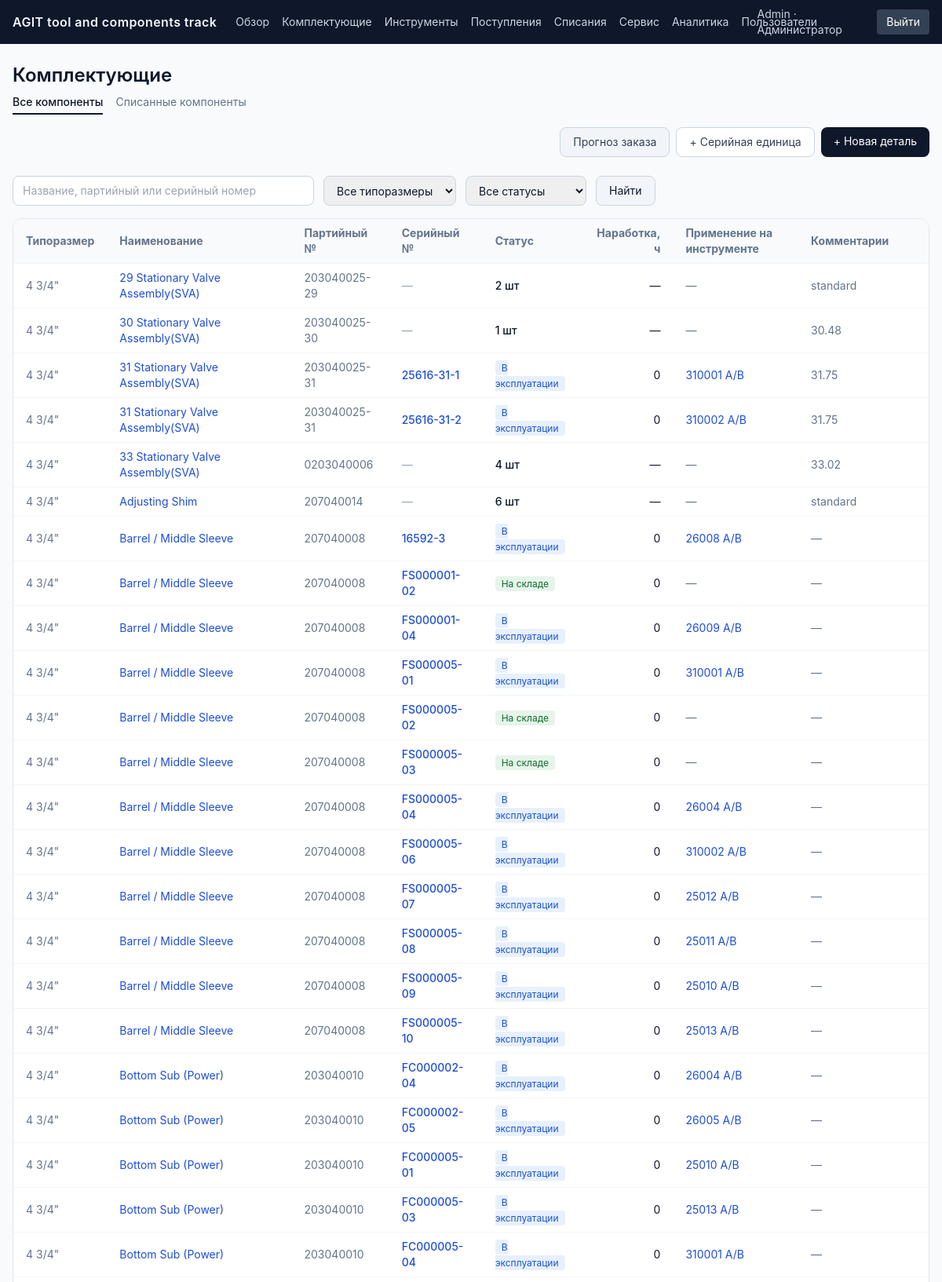
The app's page /parts/ (signed in, upper part) with its own data.
### tables this page shows
CREATE TABLE users (
    id            INTEGER PRIMARY KEY AUTOINCREMENT,
    email         TEXT NOT NULL UNIQUE,
    password_hash TEXT NOT NULL,
    full_name     TEXT NOT NULL DEFAULT '',
    role          TEXT NOT NULL DEFAULT 'viewer' CHECK (role IN ('admin', 'engineer', 'viewer')),
    is_active     INTEGER NOT NULL DEFAULT 1,
    created_at    TIMESTAMP NOT NULL DEFAULT CURRENT_TIMESTAMP
);

CREATE TABLE parts (
    id                     INTEGER PRIMARY KEY AUTOINCREMENT,
    tool_size              TEXT NOT NULL DEFAULT '',
    part_name              TEXT NOT NULL,
    part_number            TEXT NOT NULL UNIQUE,
    category               TEXT NOT NULL DEFAULT 'other' CHECK (category IN ('rotor', 'stator', 'other')),
    specification          TEXT NOT NULL DEFAULT '',
    unit_weight_kg         NUMERIC,
    -- Составляющие расчётной стоимости за единицу (см. app/costing.py):
    -- стоимость = standard_cost_cny * exchange_rate * (1 + customs_duty_percent/100)
    --             + unit_transfer_price_rub.
    -- standard_cost_cny / exchange_rate / unit_transfer_price_rub кэшируют
    -- данные САМОГО ПОСЛЕДНЕГО поступления по этой детали (себестоимость
    -- может отличаться от партии к партии) — обновляются автоматически при
    -- регистрации нового поступления (см. routes_receipts.py), либо правятся
    -- вручную в карточке детали. customs_duty_percent — ИСКЛЮЧЕНИЕ: это
    -- атрибут самой позиции (part_number), а не партии — таможенная пошлина
    -- одна и та же для всех поступлений этой детали независимо от партии, и
    -- меняется только вручную в карточке детали (поступления её не трогают).
    standard_cost_cny      NUMERIC,
    exchange_rate          NUMERIC,
    customs_duty_percent   NUMERIC,
    unit_transfer_price_rub NUMERIC,
    min_stock_qty          INTEGER NOT NULL DEFAULT 0,
    is_serialized          INTEGER NOT NULL DEFAULT 1,
    opening_balance_qty    NUMERIC NOT NULL DEFAULT 0,
    created_at             TIMESTAMP NOT NULL DEFAULT CURRENT_TIMESTAMP
);

CREATE TABLE units (
    id                  INTEGER PRIMARY KEY AUTOINCREMENT,
    part_id             INTEGER NOT NULL REFERENCES parts(id) ON DELETE CASCADE,
    serial_number       TEXT NOT NULL,
    date_mfg            TEXT NOT NULL DEFAULT '',
    status              TEXT NOT NULL DEFAULT 'in_stock' CHECK (status IN ('in_stock', 'installed', 'paired', 'written_off')),
    installed_on        TEXT NOT NULL DEFAULT '',
    installed_on_tool_id INTEGER REFERENCES tools(id) ON DELETE SET NULL,
    circulation_hours   NUMERIC NOT NULL DEFAULT 0,
    service_count       INTEGER NOT NULL DEFAULT 0,
    od_mm               NUMERIC,
    id_mm               NUMERIC,
    location            TEXT NOT NULL DEFAULT '',
    remarks             TEXT NOT NULL DEFAULT '',
    paired_with_unit_id INTEGER REFERENCES units(id) ON DELETE SET NULL,
    receipt_id          INTEGER REFERENCES receipts(id) ON DELETE SET NULL,
    created_at          TIMESTAMP NOT NULL DEFAULT CURRENT_TIMESTAMP,
    UNIQUE (part_id, serial_number)
);

CREATE TABLE tools (
    id                INTEGER PRIMARY KEY AUTOINCREMENT,
    serial_number     TEXT NOT NULL UNIQUE,
    tool_size         TEXT NOT NULL DEFAULT '',
    status            TEXT NOT NULL DEFAULT 'active' CHECK (status IN ('active', 'in_repair', 'retired')),
    commissioned_date DATE,
    -- Себестоимость инструмента, ₽ — база для расчёта начисленной
    -- амортизации (1/18 стоимости в месяц с даты ввода в эксплуатацию,
    -- см. app/tools.py: tool_depreciation()).
    cost_rub          NUMERIC,
    location          TEXT NOT NULL DEFAULT '',
    note              TEXT NOT NULL DEFAULT '',
    created_by        INTEGER REFERENCES users(id),
    created_at        TIMESTAMP NOT NULL DEFAULT CURRENT_TIMESTAMP
);

### app/routes_parts.py (the view)
@bp.route("/")
@login_required
def list_parts():
    q = request.args.get("q", "").strip()
    tool_size = request.args.get("tool_size", "").strip()
    status = request.args.get("status", "").strip()
    rows = []
    unit_rows = db.query_all(
        """SELECT u.id AS unit_id, u.serial_number, u.status, u.circulation_hours,
                  u.remarks, u.installed_on, t.serial_number AS tool_serial, t.id AS tool_id,
                  p.id AS part_id, p.tool_size, p.part_name, p.part_number
           FROM units u
           JOIN parts p ON p.id = u.part_id
           LEFT JOIN tools t ON t.id = u.installed_on_tool_id
           ORDER BY p.part_name, u.serial_number"""
    )
    for u in unit_rows:
        tool_label = u["tool_serial"] or u["installed_on"] or ""
        rows.append({
            "part_id": u["part_id"], "unit_id": u["unit_id"],
            "tool_size": u["tool_size"], "part_name": u["part_name"], "part_number": u["part_number"],
            "serial_number": u["serial_number"],
            "status": u["status"], "status_label": True,
            "hours": u["circulation_hours"],
            "tool_label": tool_label, "tool_id": u["tool_id"],
            "comments": u["remarks"],
            "low_stock": False,
        })
    stock = stock_map()
    part_rows = db.query_all(
        "SELECT id AS part_id, tool_size, part_name, part_number, specification, min_stock_qty "
        "FROM parts WHERE is_serialized = %s ORDER BY part_name",
        [False],
    )
    for p in part_rows:
        in_stock = stock.get(p["part_id"], 0)
        rows.append({
            "part_id": p["part_id"], "unit_id": None,
            "tool_size": p["tool_size"], "part_name": p["part_name"], "part_number": p["part_number"],
            "serial_number": "",
            "status": None, "status_label": False, "in_stock": in_stock,
            "hours": None,
            "tool_label": "", "tool_id": None,
            "comments": p["specification"],
            "low_stock": in_stock < p["min_stock_qty"],
        })
    if q:
        ql = q.lower()
        rows = [r for r in rows if ql in (r["part_name"] or "").lower()
                or ql in (r["part_number"] or "").lower()
                or ql in (r["serial_number"] or "").lower()]
    if tool_size:
        rows = [r for r in rows if r["tool_size"] == tool_size]
    if status:
        rows = [r for r in rows if r["status"] == status]
    rows.sort(key=lambda r: (r["part_name"] or "", r["serial_number"] or ""))
    tool_sizes = [r["tool_size"] for r in db.query_all(
        "SELECT DISTINCT tool_size FROM parts WHERE tool_size != '' ORDER BY tool_size")]
    return render_template(
        "parts/list.html", rows=rows, q=q, tool_size=tool_size, status=status, tool_sizes=tool_sizes,
        status_labels=UNIT_STATUS_LABELS,
    )

### app/auth.py (called while the page is built)
def load_logged_in_user():
    user_id = session.get("user_id")
    if user_id is None:
        g.user = None
    else:
        g.user = db.query_one(
            "SELECT id, email, full_name, role, is_active FROM users WHERE id = %s",
            [user_id],
        )
        if g.user and not g.user.get("is_active", True):
            g.user = None
            session.clear()

def login_required(view):
    @functools.wraps(view)
    def wrapped(*args, **kwargs):
        if g.user is None:
            return redirect(url_for("auth.login", next=request.path))
        return view(*args, **kwargs)
    return wrapped

def can_edit():
    return g.user is not None and g.user["role"] in ("admin", "engineer")

### app/csrf.py (called while the page is built)
def init_app(app):
    app.jinja_env.globals["csrf_token"] = get_csrf_token
    @app.before_request
    def _check_csrf():
        if request.method in ("POST", "PUT", "PATCH", "DELETE"):
            sent = request.form.get("csrf_token", "")
            expected = session.get("_csrf_token", "")
            if not expected or not secrets.compare_digest(sent, expected):
                abort(400, description="Некорректный CSRF-токен. Обновите страницу и повторите попытку.")

### app/db.py (called while the page is built, shortened)
def _to_sqlite(query: str) -> str:
    return _PLACEHOLDER_RE.sub("?", query)

def _get_raw_connection():
    if IS_POSTGRES:
        import time
        import psycopg2
        import psycopg2.extras
        last_error = None
        for attempt in range(3):
            try:
                return psycopg2.connect(DATABASE_URL, cursor_factory=psycopg2.extras.RealDictCursor)
            except psycopg2.OperationalError as e:
                last_error = e
                if attempt < 2:
                    time.sleep(1.5 * (attempt + 1))
        raise last_error
    else:
        os.makedirs(os.path.dirname(SQLITE_PATH), exist_ok=True)
        conn = sqlite3.connect(SQLITE_PATH, detect_types=sqlite3.PARSE_DECLTYPES)
        conn.row_factory = sqlite3.Row
        conn.execute("PRAGMA foreign_keys = ON")
        return SqliteConnWrapper(conn)

@contextmanager
def get_conn():
    active = getattr(_local, "conn", None)
    if active is not None:
        yield active
        return
    conn = _get_raw_connection()
    try:
        yield conn
        conn.commit()
    except Exception:
        conn.rollback()
        raise
    finally:
        conn.close()

def query_all(query, params=None):
    return _run(query, params, lambda cur: cur.fetchall())

    def commit(self):
        self._conn.commit()

### app/templates/parts/list.html (shortened to what this page needs)
{% extends "base.html" %}
{% block content %}
<div class="mb-4">
  <h1 class="text-2xl font-semibold">Комплектующие</h1>
  <div class="flex gap-4 text-sm text-slate-500 mt-2">
    <span class="font-medium text-slate-900 border-b-2 border-slate-900 pb-1">Все компоненты</span>
    <a href="{{ url_for('parts.written_off') }}" class="hover:text-slate-900 pb-1">Списанные компоненты</a>
  </div>
</div>
<div class="flex items-center justify-end mb-6">
  <div class="flex gap-2">
    <a href="{{ url_for('forecast.index') }}" class="bg-slate-100 border border-slate-300 text-slate-700 text-sm px-4 py-2 rounded-lg hover:bg-slate-200">Прогноз заказа</a>
    {% if can_edit %}
    <a href="{{ url_for('units.new_unit') }}" class="bg-white border border-slate-300 text-slate-700 text-sm px-4 py-2 rounded-lg hover:bg-slate-50">+ Серийная единица</a>
    <a href="{{ url_for('parts.new_part') }}" class="bg-slate-900 text-white text-sm px-4 py-2 rounded-lg hover:bg-slate-800">+ Новая деталь</a>
    {% endif %}
  </div>
</div>
<form method="get" class="flex flex-wrap gap-3 mb-4">
  <input type="text" name="q" value="{{ q }}" placeholder="Название, партийный или серийный номер" class="border border-slate-300 rounded-lg px-3 py-2 text-sm flex-1 max-w-sm">
  <select name="tool_size" class="border border-slate-300 rounded-lg px-3 py-2 text-sm">
    <option value="">Все типоразмеры</option>
  </select>
  <select name="status" class="border border-slate-300 rounded-lg px-3 py-2 text-sm">
    <option value="">Все статусы</option>
  </select>
  <button class="bg-slate-100 border border-slate-300 rounded-lg px-4 py-2 text-sm">Найти</button>
</form>
<div class="bg-white border border-slate-200 rounded-xl overflow-x-auto">
<table class="w-full text-sm">
  <thead class="bg-slate-50 text-slate-500 text-left">
    <tr>
      <th class="px-4 py-2">Типоразмер</th>
      <th class="px-4 py-2">Наименование</th>
      <th class="px-4 py-2">Партийный №</th>
      <th class="px-4 py-2">Серийный №</th>
      <th class="px-4 py-2">Статус</th>
      <th class="px-4 py-2 text-right">Наработка, ч</th>
      <th class="px-4 py-2">Применение на инструменте</th>
      <th class="px-4 py-2">Комментарии</th>
    </tr>
  </thead>
  <tbody>
    {% for r in rows %}
    <tr class="border-t border-slate-100 hover:bg-slate-50 {{ 'bg-red-50/50' if r.low_stock }}">
      <td class="px-4 py-2 text-slate-500">{{ r.tool_size }}</td>
      <td class="px-4 py-2"><a href="{{ url_for('parts.detail', part_id=r.part_id) }}" class="text-blue-700 hover:underline">{{ r.part_name }}</a></td>
      <td class="px-4 py-2 text-slate-500">{{ r.part_number }}</td>
      <td class="px-4 py-2">
        {% if r.unit_id %}
        <a href="{{ url_for('units.detail', unit_id=r.unit_id) }}" class="text-blue-700 hover:underline font-medium">{{ r.serial_number }}</a>
        {% else %}
        <span class="text-slate-400">—</span>
        {% endif %}
      </td>
      <td class="px-4 py-2">
        {% if r.status_label %}
        <span class="px-2 py-0.5 rounded text-xs status-{{ r.status }}">{{ status_labels.get(r.status, r.status) }}</span>
        {% else %}
        <span class="font-medium {{ 'text-red-600' if r.low_stock else '' }}">{{ r.in_stock|num }} шт</span>
        {% endif %}
      </td>
      <td class="px-4 py-2 text-right">{{ r.hours|num if r.hours is not none else '—' }}</td>
      <td class="px-4 py-2 text-slate-500">
        {% if r.tool_id %}
        <a href="{{ url_for('tools.detail', tool_id=r.tool_id) }}" class="text-blue-700 hover:underline">{{ r.tool_label }}</a>
        {% else %}
        {{ r.tool_label or '—' }}
        {% endif %}
      </td>
      <td class="px-4 py-2 text-slate-500">{{ r.comments or '—' }}</td>
    </tr>
    {% else %}
    <tr><td colspan="8" class="px-4 py-6 text-center text-slate-400">Ничего не найдено.</td></tr>
    {% endfor %}
  </tbody>
</table>
</div>
{% endblock %}

### app/templates/base.html (shortened to what this page needs)
<!doctype html>
<html lang="ru">
<head>
  <script src="https://cdn.tailwindcss.com"></script>
</head>
<body class="bg-slate-50 text-slate-900 min-h-screen flex flex-col">
  {% if current_user %}
  <nav class="bg-slate-900 text-slate-100">
    <div class="max-w-[1600px] mx-auto px-4 xl:px-8">
      <div class="flex items-center justify-between h-14 gap-4">
        <div class="flex items-center gap-6 min-w-0">
          <a href="{{ url_for('dashboard.index') }}" class="font-semibold tracking-wide whitespace-nowrap shrink-0">AGIT tool and components track</a>
          <div class="hidden lg:flex gap-4 text-sm text-slate-300">
            <a href="{{ url_for('dashboard.index') }}" class="hover:text-white">Обзор</a>
            <a href="{{ url_for('parts.list_parts') }}" class="hover:text-white">Комплектующие</a>
            <a href="{{ url_for('tools.list_view') }}" class="hover:text-white">Инструменты</a>
            <a href="{{ url_for('receipts.list_receipts') }}" class="hover:text-white">Поступления</a>
            <a href="{{ url_for('writeoffs.list_writeoffs') }}" class="hover:text-white">Списания</a>
            <a href="{{ url_for('jobs.list_view') }}" class="hover:text-white">Сервис</a>
            <a href="{{ url_for('analytics.index') }}" class="hover:text-white">Аналитика</a>
            {% if current_user.role == 'admin' %}
            <a href="{{ url_for('admin.users') }}" class="hover:text-white">Пользователи</a>
            {% endif %}
          </div>
        </div>
        <div class="flex items-center gap-3 text-sm text-slate-300">
          <a href="{{ url_for('auth.change_password') }}" class="hover:text-white">{{ current_user.full_name or current_user.email }} · {{ role_labels[current_user.role] }}</a>
          <a href="{{ url_for('auth.logout') }}" class="px-3 py-1.5 rounded bg-slate-700 hover:bg-slate-600 text-white">Выйти</a>
        </div>
      </div>
    </div>
  </nav>
  {% endif %}
  <main class="flex-1 max-w-[1600px] mx-auto w-full px-4 xl:px-8 py-6">
    {% block content %}{% endblock %}
  </main>
</body>
</html>

### app/templates/base.html (style rules this page uses)
body { font-family: -apple-system, BlinkMacSystemFont, "Segoe UI", Roboto, sans-serif; }
.status-in_stock { background:#e6f4ea; color:#0f6b2c; }
.status-installed { background:#e8f0fe; color:#1a56cc; }

### records on screen
users: full_name "Admin", role "Администратор"
parts: tool_size "4 3/4\"", part_name "29 Stationary Valve Assembly(SVA)", part_number "203040025-29", in_stock|num "2", hours|num "—", tool_label "—", specification "standard"
parts: tool_size "4 3/4\"", part_name "30 Stationary Valve Assembly(SVA)", part_number "203040025-30", in_stock|num "1", hours|num "—", tool_label "—", specification "30.48"
units: tool_size "4 3/4\"", part_name "31 Stationary Valve Assembly(SVA)", part_number "203040025-31", serial_number "25616-31-1", get "В эксплуатации", hours|num "0", tool_label "310001 A/B", remarks "31.75"
units: tool_size "4 3/4\"", part_name "31 Stationary Valve Assembly(SVA)", part_number "203040025-31", serial_number "25616-31-2", get "В эксплуатации", hours|num "0", tool_label "310002 A/B", remarks "31.75"
parts: tool_size "4 3/4\"", part_name "33 Stationary Valve Assembly(SVA)", part_number "0203040006", in_stock|num "4", hours|num "—", tool_label "—", specification "33.02"
parts: tool_size "4 3/4\"", part_name "Adjusting Shim", part_number "207040014", in_stock|num "6", hours|num "—", tool_label "—", specification "standard"
units: tool_size "4 3/4\"", part_name "Barrel / Middle Sleeve", part_number "207040008", serial_number "16592-3", get "В эксплуатации", hours|num "0", tool_label "26008 A/B", comments "—"
units: tool_size "4 3/4\"", part_name "Barrel / Middle Sleeve", part_number "207040008", serial_number "FS000001-02", get "На складе", hours|num "0", tool_label "—", comments "—"
units: tool_size "4 3/4\"", part_name "Barrel / Middle Sleeve", part_number "207040008", serial_number "FS000001-04", get "В эксплуатации", hours|num "0", tool_label "26009 A/B", comments "—"
units: tool_size "4 3/4\"", part_name "Barrel / Middle Sleeve", part_number "207040008", serial_number "FS000005-01", get "В эксплуатации", hours|num "0", tool_label "310001 A/B", comments "—"
units: tool_size "4 3/4\"", part_name "Barrel / Middle Sleeve", part_number "207040008", serial_number "FS000005-02", get "На складе", hours|num "0", tool_label "—", comments "—"
units: tool_size "4 3/4\"", part_name "Barrel / Middle Sleeve", part_number "207040008", serial_number "FS000005-03", get "На складе", hours|num "0", tool_label "—", comments "—"
units: tool_size "4 3/4\"", part_name "Barrel / Middle Sleeve", part_number "207040008", serial_number "FS000005-04", get "В эксплуатации", hours|num "0", tool_label "26004 A/B", comments "—"
units: tool_size "4 3/4\"", part_name "Barrel / Middle Sleeve", part_number "207040008", serial_number "FS000005-06", get "В эксплуатации", hours|num "0", tool_label "310002 A/B", comments "—"
units: tool_size "4 3/4\"", part_name "Barrel / Middle Sleeve", part_number "207040008", serial_number "FS000005-07", get "В эксплуатации", hours|num "0", tool_label "25012 A/B", comments "—"
units: tool_size "4 3/4\"", part_name "Barrel / Middle Sleeve", part_number "207040008", serial_number "FS000005-08", get "В эксплуатации", hours|num "0", tool_label "25011 A/B", comments "—"
units: tool_size "4 3/4\"", part_name "Barrel / Middle Sleeve", part_number "207040008", serial_number "FS000005-09", get "В эксплуатации", hours|num "0", tool_label "25010 A/B", comments "—"
units: tool_size "4 3/4\"", part_name "Barrel / Middle Sleeve", part_number "207040008", serial_number "FS000005-10", get "В эксплуатации", hours|num "0", tool_label "25013 A/B", comments "—"
units: tool_size "4 3/4\"", part_name "Bottom Sub (Power)", part_number "203040010", serial_number "FC000002-04", get "В эксплуатации", hours|num "0", tool_label "26004 A/B", comments "—"
units: tool_size "4 3/4\"", part_name "Bottom Sub (Power)", part_number "203040010", serial_number "FC000002-05", get "В эксплуатации", hours|num "0", tool_label "26005 A/B", comments "—"
units: tool_size "4 3/4\"", part_name "Bottom Sub (Power)", part_number "203040010", serial_number "FC000005-01", get "В эксплуатации", hours|num "0", tool_label "25010 A/B", comments "—"
units: tool_size "4 3/4\"", part_name "Bottom Sub (Power)", part_number "203040010", serial_number "FC000005-03", get "В эксплуатации", hours|num "0", tool_label "25013 A/B", comments "—"
units: tool_size "4 3/4\"", part_name "Bottom Sub (Power)", part_number "203040010", serial_number "FC000005-04", get "В эксплуатации", hours|num "0", tool_label "310001 A/B", comments "—"
